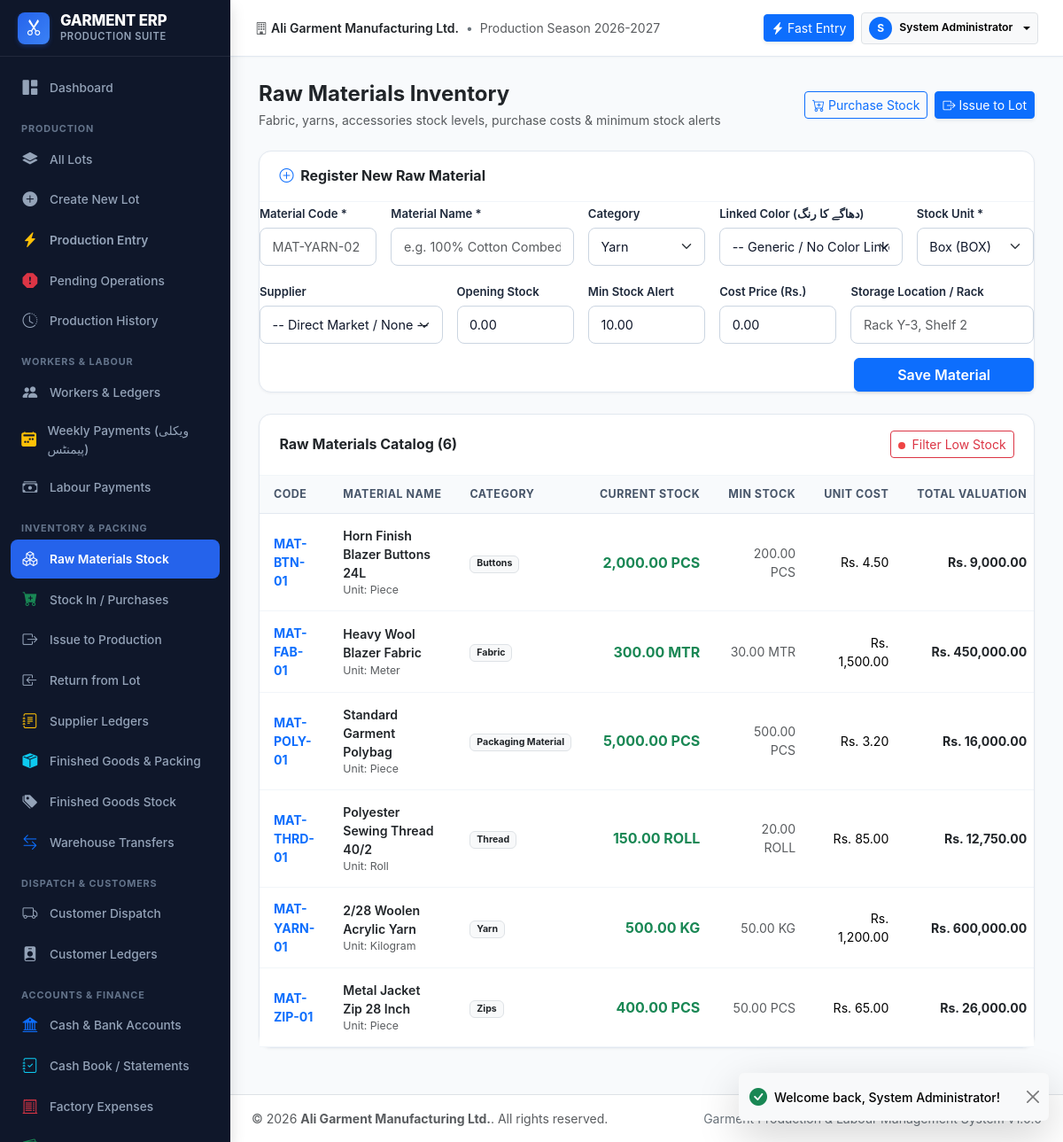
Page /modules/raw_materials/index.php (signed in) on the committed database.
### tables this page shows
CREATE TABLE `users` (
    `id` INT AUTO_INCREMENT PRIMARY KEY,
    `username` VARCHAR(50) NOT NULL UNIQUE,
    `password_hash` VARCHAR(255) NOT NULL,
    `full_name` VARCHAR(100) NOT NULL,
    `role_id` INT NOT NULL,
    `phone` VARCHAR(30) NULL,
    `email` VARCHAR(100) NULL,
    `is_active` TINYINT(1) NOT NULL DEFAULT 1,
    `created_at` DATETIME NOT NULL DEFAULT CURRENT_TIMESTAMP,
    `updated_at` DATETIME NOT NULL DEFAULT CURRENT_TIMESTAMP ON UPDATE CURRENT_TIMESTAMP,
    FOREIGN KEY (`role_id`) REFERENCES `roles`(`id`)
);

CREATE TABLE `materials` (
    `id` INT AUTO_INCREMENT PRIMARY KEY,
    `code` VARCHAR(40) NOT NULL UNIQUE,
    `name` VARCHAR(120) NOT NULL,
    `category` VARCHAR(60) NOT NULL,
    `color_id` INT NULL,
    `unit_id` INT NOT NULL,
    `min_stock` DECIMAL(12,2) NOT NULL DEFAULT 0.00,
    `opening_stock` DECIMAL(12,2) NOT NULL DEFAULT 0.00,
    `cost_price` DECIMAL(12,2) NOT NULL DEFAULT 0.00,
    `current_stock` DECIMAL(12,2) NOT NULL DEFAULT 0.00,
    `supplier_id` INT NULL,
    `storage_location` VARCHAR(100) NULL,
    `is_active` TINYINT(1) NOT NULL DEFAULT 1,
    FOREIGN KEY (`color_id`) REFERENCES `colors`(`id`) ON DELETE SET NULL,
    FOREIGN KEY (`unit_id`) REFERENCES `units`(`id`),
    FOREIGN KEY (`supplier_id`) REFERENCES `suppliers`(`id`) ON DELETE SET NULL
);

CREATE TABLE `units` (
    `id` INT AUTO_INCREMENT PRIMARY KEY,
    `name` VARCHAR(50) NOT NULL,
    `code` VARCHAR(20) NOT NULL UNIQUE
);

### config/config.php (called while the page is built, shortened)
<?php
function get_db(): PDO {
    static $instance = null;
    if ($instance === null) {
        $dsn = "mysql:host=" . DB_HOST . ";port=" . DB_PORT . ";dbname=" . DB_NAME . ";charset=utf8mb4";
        $options = [
            PDO::ATTR_ERRMODE            => PDO::ERRMODE_EXCEPTION,
            PDO::ATTR_DEFAULT_FETCH_MODE => PDO::FETCH_ASSOC,
            PDO::ATTR_EMULATE_PREPARES   => false,
        ];
        try {
            $instance = new PDO($dsn, DB_USER, DB_PASS, $options);
        } catch (PDOException $e) {
            if (!empty(DB_PASS) && (DB_HOST === '127.0.0.1' || DB_HOST === 'localhost')) {
                try {
                    $instance = new PDO($dsn, DB_USER, '', $options);
                    return $instance;
                } catch (PDOException $e2) {
                }
            }
            error_log("Database connection error: " . $e->getMessage());
            die("<strong>Database connection error:</strong> Unable to connect to MySQL database [<strong>" . htmlspecialchars(DB_NAME) . "</strong>] on <strong>" . htmlspecialchars(DB_HOST) . "</strong>.<br><br>Please verify database credentials in <code>config/config.php</code>.<br><br><small>Technical details: " . htmlspecialchars($e->getMessage()) . "</small>");
        }
    }
    return $instance;
}
function clean(mixed $data): mixed {
    return htmlspecialchars(trim((string)$data), ENT_QUOTES, 'UTF-8');
}
function format_currency(float|int|string $amount): string {
    return 'Rs. ' . number_format((float)$amount, 2);
}
function get_setting(string $key, string $default = ''): string {
    static $settingsCache = null;
    if ($settingsCache === null) {
        $db = get_db();
        $stmt = $db->query("SELECT setting_key, setting_value FROM system_settings");
        $settingsCache = $stmt->fetchAll(PDO::FETCH_KEY_PAIR);
    }
    return $settingsCache[$key] ?? $default;
}

### config/auth.php (called while the page is built, shortened)
<?php
require_once __DIR__ . '/config.php';
function is_logged_in(): bool {
    return isset($_SESSION['user_id']) && !empty($_SESSION['user_id']);
}
function current_user(): ?array {
    static $userCache = null;
    if ($userCache === null) {
        $db = get_db();
        $stmt = $db->prepare("SELECT u.*,
                                     COALESCE(r.name, CASE WHEN u.role_id = 1 OR u.username = 'admin' THEN 'super_admin' ELSE 'viewer' END) AS role_name,
                                     COALESCE(r.display_name, CASE WHEN u.role_id = 1 OR u.username = 'admin' THEN 'Super Admin' ELSE 'Viewer' END) AS role_display
                              FROM users u
                              LEFT JOIN roles r ON u.role_id = r.id
                              WHERE u.id = ? AND u.is_active = 1");
        $stmt->execute([$_SESSION['user_id']]);
        $userCache = $stmt->fetch() ?: null;
    }
    return $userCache;
}
function require_login(): void {
    if (!is_logged_in() || current_user() === null) {
        unset($_SESSION['user_id'], $_SESSION['user_name'], $_SESSION['role']);
        redirect('login.php', 'Please log in to continue.', 'warning');
    }
}

### modules/raw_materials/index.php (the view, shortened to what this page needs)
<?php
require_once __DIR__ . '/../../config/config.php';
require_once __DIR__ . '/../../config/auth.php';
require_login();
$db = get_db();
$filterLow = ($_GET['filter'] ?? '') === 'low_stock';
$sql = "SELECT m.*, u.code AS unit_code, u.name AS unit_name, s.name AS supplier_name,
        c.name AS color_name, c.color_code, c.hex_code, c.yarn_stock_kg
        FROM materials m
        JOIN units u ON m.unit_id = u.id
        LEFT JOIN suppliers s ON m.supplier_id = s.id
        LEFT JOIN colors c ON m.color_id = c.id
        WHERE m.is_active = 1";
$params = [];
$sql .= " ORDER BY m.category ASC, m.name ASC";
$stmt = $db->prepare($sql);
$stmt->execute($params);
$materials = $stmt->fetchAll();
$units = $db->query("SELECT * FROM units ORDER BY name ASC")->fetchAll();
$categories = ['Yarn', 'Fabric', 'Thread', 'Buttons', 'Zips', 'Labels', 'Packaging Material', 'Accessories', 'Chemicals'];
require_once __DIR__ . '/../../includes/header.php';
require_once __DIR__ . '/../../includes/sidebar.php';
?>
<div class="app-main">
    <?php require_once __DIR__ . '/../../includes/topbar.php'; ?>
    <div class="app-content">
        <div class="d-flex flex-column flex-sm-row justify-content-between align-items-sm-center gap-3 mb-4">
            <div>
                <h4 class="fw-bold mb-1 text-dark">Raw Materials Inventory</h4>
                <p class="text-muted small mb-0">Fabric, yarns, accessories stock levels, purchase costs & minimum stock alerts</p>
            </div>
            <div class="d-flex align-items-center gap-2">
                <a href="<?= BASE_URL ?>modules/raw_materials/purchases.php" class="btn btn-outline-primary btn-sm d-flex align-items-center gap-1">
                    <i class="bi bi-cart-plus"></i>
                    <span>Purchase Stock</span>
                </a>
                <a href="<?= BASE_URL ?>modules/raw_materials/issues.php" class="btn btn-primary btn-sm d-flex align-items-center gap-1 shadow-sm">
                    <i class="bi bi-box-arrow-right"></i>
                    <span>Issue to Lot</span>
                </a>
            </div>
        </div>
        <div class="card-modern mb-4">
            <div class="card-modern-header">
                <h6 class="fw-bold mb-0 text-dark"><i class="bi bi-plus-circle me-1 text-primary"></i> Register New Raw Material</h6>
            </div>
            <div class="card-modern-body">
                <form method="POST" action="">
                    <div class="row g-3">
                        <div class="col-12 col-md-2">
                            <label class="form-label">Material Code *</label>
                            <input type="text" name="code" class="form-control text-uppercase" placeholder="MAT-YARN-02" required>
                        </div>
                        <div class="col-12 col-md-3">
                            <label class="form-label">Material Name *</label>
                            <input type="text" name="name" class="form-control" placeholder="e.g. 100% Cotton Combed Yarn" required>
                        </div>
                        <div class="col-12 col-md-2">
                            <label class="form-label">Category</label>
                            <select name="category" id="matCategory" class="form-select">
                                <?php foreach ($categories as $cat): ?>
                                    <option value="<?= $cat ?>"><?= $cat ?></option>
                                <?php endforeach; ?>
                            </select>
                        </div>
                        <div class="col-12 col-md-3">
                            <label class="form-label">Linked Color (دھاگے کا رنگ)</label>
                            <select name="color_id" id="matColorId" class="form-select">
                                <option value="">-- Generic / No Color Linked --</option>
                            </select>
                        </div>
                        <div class="col-12 col-md-2">
                            <label class="form-label">Stock Unit *</label>
                            <select name="unit_id" class="form-select" required>
                                <?php foreach ($units as $u): ?>
                                    <option value="<?= $u['id'] ?>"><?= clean($u['name']) ?> (<?= clean($u['code']) ?>)</option>
                                <?php endforeach; ?>
                            </select>
                        </div>
                        <div class="col-12 col-md-3">
                            <label class="form-label">Supplier</label>
                            <select name="supplier_id" class="form-select">
                                <option value="">-- Direct Market / None --</option>
                            </select>
                        </div>
                        <div class="col-6 col-md-2">
                            <label class="form-label">Opening Stock</label>
                            <input type="number" name="opening_stock" class="form-control" step="0.01" value="0.00">
                        </div>
                        <div class="col-6 col-md-2">
                            <label class="form-label">Min Stock Alert</label>
                            <input type="number" name="min_stock" class="form-control" step="0.01" value="10.00">
                        </div>
                        <div class="col-6 col-md-2">
                            <label class="form-label">Cost Price (Rs.)</label>
                            <input type="number" name="cost_price" class="form-control" step="0.01" value="0.00">
                        </div>
                        <div class="col-6 col-md-3">
                            <label class="form-label">Storage Location / Rack</label>
                            <input type="text" name="storage_location" class="form-control" placeholder="Rack Y-3, Shelf 2">
                        </div>
                        <div class="col-12 d-flex justify-content-end">
                            <button type="submit" class="btn btn-primary px-5 fw-semibold shadow-sm">Save Material</button>
                        </div>
                    </div>
                </form>
            </div>
        </div>
        <div class="card-modern">
            <div class="card-modern-header d-flex justify-content-between align-items-center">
                <h6 class="fw-bold mb-0 text-dark">Raw Materials Catalog (<?= count($materials) ?>)</h6>
                <div class="d-flex gap-2">
                    <?php if ($filterLow): ?>
                        <a href="<?= BASE_URL ?>modules/raw_materials/index.php" class="btn btn-sm btn-outline-secondary">Show All Stock</a>
                    <?php else: ?>
                        <a href="<?= BASE_URL ?>modules/raw_materials/index.php?filter=low_stock" class="btn btn-sm btn-outline-danger">
                            <span class="pulse-indicator me-1"></span> Filter Low Stock
                        </a>
                    <?php endif; ?>
                </div>
            </div>
            <div class="card-modern-body p-0">
                <div class="table-responsive">
                    <table class="table table-modern align-middle mb-0">
                        <thead>
                            <tr>
                                <th>Code</th>
                                <th>Material Name</th>
                                <th>Category</th>
                                <th class="text-end">Current Stock</th>
                                <th class="text-end">Min Stock</th>
                                <th class="text-end">Unit Cost</th>
                                <th class="text-end">Total Valuation</th>
                            </tr>
                        </thead>
                        <tbody>
                            <?php if (empty($materials)): ?>
                                <tr><td colspan="9" class="text-center py-4 text-muted">No materials found.</td></tr>
                            <?php else: ?>
                                <?php foreach ($materials as $m):
                                    $curr = (float)$m['current_stock'];
                                    $min = (float)$m['min_stock'];
                                    $cost = (float)$m['cost_price'];
                                    $val = $curr * $cost;
                                    $isLow = ($curr <= $min);
                                ?>
                                    <tr class="<?= $isLow ? 'table-warning bg-opacity-25' : '' ?>">
                                        <td class="fw-bold text-primary"><?= clean($m['code']) ?></td>
                                        <td>
                                            <div class="fw-semibold text-dark"><?= clean($m['name']) ?></div>
                                            <div class="text-muted small">Unit: <?= clean($m['unit_name']) ?></div>
                                        </td>
                                        <td><span class="badge bg-light text-dark border"><?= clean($m['category']) ?></span></td>
                                        <td class="text-end fw-bold fs-6 <?= $isLow ? 'text-danger' : 'text-success' ?>">
                                            <?= number_format($curr, 2) ?> <?= clean($m['unit_code']) ?>
                                        </td>
                                        <td class="text-end text-muted"><?= number_format($min, 2) ?> <?= clean($m['unit_code']) ?></td>
                                        <td class="text-end">Rs. <?= number_format($cost, 2) ?></td>
                                        <td class="text-end fw-bold text-dark"><?= format_currency($val) ?></td>
                                    </tr>
                                <?php endforeach; ?>
                            <?php endif; ?>
                        </tbody>
                    </table>
                </div>
            </div>
        </div>
    </div>
<?php require_once __DIR__ . '/../../includes/footer.php'; ?>

### includes/topbar.php (shortened to what this page needs)
<?php
$currentUser = current_user();
?>
<header class="app-topbar">
    <div class="d-flex align-items-center gap-3">
        <div class="d-none d-md-flex align-items-center text-muted small">
            <i class="bi bi-building me-1"></i>
            <span class="fw-semibold text-dark"><?= clean(get_setting('company_name', 'Garment ERP')) ?></span>
            <span class="mx-2 text-secondary">•</span>
            <span>Production Season 2026-2027</span>
        </div>
    </div>
    <div class="d-flex align-items-center gap-2">
        <a href="<?= BASE_URL ?>modules/production/index.php" class="btn btn-sm btn-primary d-none d-sm-inline-flex align-items-center gap-1 shadow-sm">
            <i class="bi bi-lightning-charge-fill"></i>
            <span>Fast Entry</span>
        </a>
        <div class="dropdown">
            <button class="btn btn-sm btn-light border dropdown-toggle d-flex align-items-center gap-2" type="button" data-bs-toggle="dropdown" aria-expanded="false">
                <div class="bg-primary text-white rounded-circle d-flex align-items-center justify-content-center" style="width: 26px; height: 26px; font-size: 0.75rem; font-weight: 700;">
                    <?= strtoupper(substr($currentUser['full_name'] ?? 'U', 0, 1)) ?>
                </div>
                <span class="d-none d-md-inline fw-semibold small"><?= clean($currentUser['full_name'] ?? 'User') ?></span>
            </button>
        </div>
    </div>
</header>

### rows in the picture
users: full_name "S", full_name "System Administrator"
materials: code "MAT-BTN-01", name "Horn Finish Blazer Buttons 24L", unit.name "Piece", category "Buttons", current_stock "2,000.00", unit.code "PCS", min_stock "200.00", cost_price "4.50", format_currency($val) "Rs. 9,000.00"
materials: code "MAT-FAB-01", name "Heavy Wool Blazer Fabric", unit.name "Meter", category "Fabric", current_stock "300.00", unit.code "MTR", min_stock "30.00", cost_price "1,500.00", format_currency($val) "Rs. 450,000.00"
materials: code "MAT-POLY-01", name "Standard Garment Polybag", unit.name "Piece", category "Packaging Material", current_stock "5,000.00", unit.code "PCS", min_stock "500.00", cost_price "3.20", format_currency($val) "Rs. 16,000.00"
materials: code "MAT-THRD-01", name "Polyester Sewing Thread 40/2", unit.name "Roll", category "Thread", current_stock "150.00", unit.code "ROLL", min_stock "20.00", cost_price "85.00", format_currency($val) "Rs. 12,750.00"
materials: code "MAT-YARN-01", name "2/28 Woolen Acrylic Yarn", unit.name "Kilogram", category "Yarn", current_stock "500.00", unit.code "KG", min_stock "50.00", cost_price "1,200.00", format_currency($val) "Rs. 600,000.00"
materials: code "MAT-ZIP-01", name "Metal Jacket Zip 28 Inch", unit.name "Piece", category "Zips", current_stock "400.00", unit.code "PCS", min_stock "50.00", cost_price "65.00", format_currency($val) "Rs. 26,000.00"

### other values in the picture
get_setting('company_name', 'Garment ERP') "Ali Garment Manufacturing Ltd."
count($materials) "6"
form field category "Yarn"
form field unit_id "Box (BOX)"
